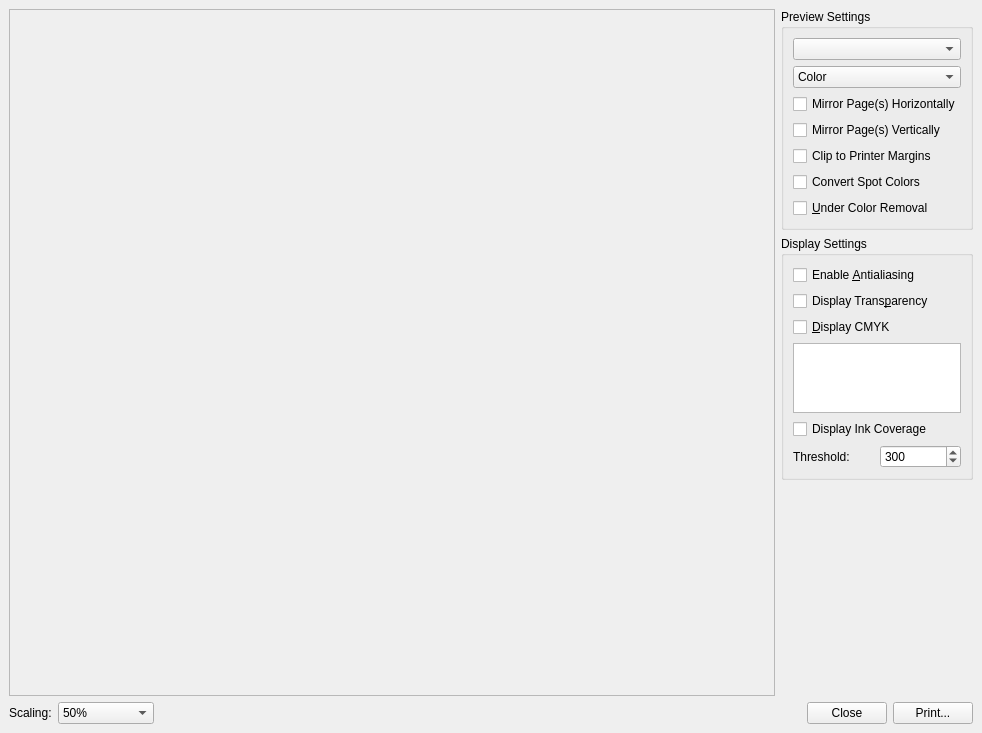
<?xml version="1.0" encoding="UTF-8"?>
<ui version="4.0">
 <class>PrintPreviewBase</class>
 <widget class="QDialog" name="PrintPreviewBase">
  <property name="geometry">
   <rect>
    <x>0</x>
    <y>0</y>
    <width>982</width>
    <height>733</height>
   </rect>
  </property>
  <property name="windowTitle">
   <string>Print Preview</string>
  </property>
  <layout class="QVBoxLayout" name="verticalLayout">
   <property name="leftMargin">
    <number>9</number>
   </property>
   <property name="topMargin">
    <number>9</number>
   </property>
   <property name="rightMargin">
    <number>9</number>
   </property>
   <property name="bottomMargin">
    <number>9</number>
   </property>
   <item>
    <layout class="QHBoxLayout" name="topHLayout">
     <item>
      <widget class="QScrollArea" name="previewArea">
       <property name="sizePolicy">
        <sizepolicy hsizetype="Expanding" vsizetype="Expanding">
         <horstretch>0</horstretch>
         <verstretch>0</verstretch>
        </sizepolicy>
       </property>
       <property name="widgetResizable">
        <bool>true</bool>
       </property>
       <widget class="QWidget" name="scrollAreaWidgetContents">
        <property name="geometry">
         <rect>
          <x>0</x>
          <y>0</y>
          <width>744</width>
          <height>663</height>
         </rect>
        </property>
       </widget>
      </widget>
     </item>
     <item>
      <layout class="QVBoxLayout" name="settingsBarLayout">
       <item>
        <widget class="QWidget" name="optionWidget" native="true">
         <property name="sizePolicy">
          <sizepolicy hsizetype="Maximum" vsizetype="Preferred">
           <horstretch>0</horstretch>
           <verstretch>0</verstretch>
          </sizepolicy>
         </property>
         <layout class="QVBoxLayout" name="verticalLayout_4">
          <property name="leftMargin">
           <number>0</number>
          </property>
          <property name="topMargin">
           <number>0</number>
          </property>
          <property name="rightMargin">
           <number>0</number>
          </property>
          <property name="bottomMargin">
           <number>0</number>
          </property>
          <item alignment="Qt::AlignTop">
           <widget class="QGroupBox" name="previewSettings">
            <property name="title">
             <string>Preview Settings</string>
            </property>
            <layout class="QVBoxLayout" name="verticalLayout_2">
             <item>
              <widget class="PrintLanguageCombo" name="printLanguageCombo"/>
             </item>
             <item>
              <widget class="QComboBox" name="colorOutputMode">
               <item>
                <property name="text">
                 <string>Color</string>
                </property>
               </item>
               <item>
                <property name="text">
                 <string>Grayscale</string>
                </property>
               </item>
              </widget>
             </item>
             <item>
              <widget class="QCheckBox" name="mirrorH">
               <property name="text">
                <string>Mirror Page(s) Horizontally</string>
               </property>
              </widget>
             </item>
             <item>
              <widget class="QCheckBox" name="mirrorV">
               <property name="text">
                <string>Mirror Page(s) Vertically</string>
               </property>
              </widget>
             </item>
             <item>
              <widget class="QCheckBox" name="clipToMargins">
               <property name="text">
                <string>Clip to Printer Margins</string>
               </property>
              </widget>
             </item>
             <item>
              <widget class="QCheckBox" name="convertSpots">
               <property name="text">
                <string>Convert Spot Colors</string>
               </property>
              </widget>
             </item>
             <item>
              <widget class="QCheckBox" name="enableGCR">
               <property name="text">
                <string>&amp;Under Color Removal</string>
               </property>
              </widget>
             </item>
            </layout>
           </widget>
          </item>
          <item>
           <widget class="QGroupBox" name="displaySettings">
            <property name="title">
             <string>Display Settings</string>
            </property>
            <layout class="QVBoxLayout" name="verticalLayout_3">
             <item>
              <widget class="QCheckBox" name="antiAliasing">
               <property name="text">
                <string>Enable &amp;Antialiasing</string>
               </property>
              </widget>
             </item>
             <item>
              <widget class="QCheckBox" name="showTransparency">
               <property name="text">
                <string>Display Trans&amp;parency</string>
               </property>
              </widget>
             </item>
             <item>
              <widget class="QCheckBox" name="enableCMYK">
               <property name="text">
                <string>&amp;Display CMYK</string>
               </property>
              </widget>
             </item>
             <item>
              <widget class="QTableWidget" name="inkTable">
               <property name="focusPolicy">
                <enum>Qt::NoFocus</enum>
               </property>
               <property name="sizeAdjustPolicy">
                <enum>QAbstractScrollArea::AdjustToContentsOnFirstShow</enum>
               </property>
               <property name="editTriggers">
                <set>QAbstractItemView::NoEditTriggers</set>
               </property>
               <property name="selectionMode">
                <enum>QAbstractItemView::NoSelection</enum>
               </property>
               <attribute name="horizontalHeaderStretchLastSection">
                <bool>true</bool>
               </attribute>
              </widget>
             </item>
             <item>
              <widget class="QCheckBox" name="displayInkCoverage">
               <property name="text">
                <string>Display Ink Coverage</string>
               </property>
              </widget>
             </item>
             <item>
              <layout class="QHBoxLayout" name="horizontalLayout">
               <item>
                <widget class="QLabel" name="coverThresholdLabel">
                 <property name="text">
                  <string>Threshold:</string>
                 </property>
                </widget>
               </item>
               <item>
                <widget class="ScrSpinBox" name="coverThresholdValue">
                 <property name="decimals">
                  <number>0</number>
                 </property>
                 <property name="maximum">
                  <double>400.000000000000000</double>
                 </property>
                 <property name="singleStep">
                  <double>10.000000000000000</double>
                 </property>
                 <property name="value">
                  <double>300.000000000000000</double>
                 </property>
                </widget>
               </item>
              </layout>
             </item>
            </layout>
           </widget>
          </item>
         </layout>
        </widget>
       </item>
       <item>
        <spacer name="verticalSpacer">
         <property name="orientation">
          <enum>Qt::Vertical</enum>
         </property>
         <property name="sizeHint" stdset="0">
          <size>
           <width>20</width>
           <height>40</height>
          </size>
         </property>
        </spacer>
       </item>
      </layout>
     </item>
    </layout>
   </item>
   <item>
    <layout class="QHBoxLayout" name="bottomHLayout">
     <item>
      <widget class="QLabel" name="scaleLabel">
       <property name="text">
        <string>Scaling:</string>
       </property>
      </widget>
     </item>
     <item>
      <widget class="QComboBox" name="scaleBox">
       <property name="focusPolicy">
        <enum>Qt::NoFocus</enum>
       </property>
       <property name="toolTip">
        <string>Resize the scale of the page</string>
       </property>
       <item>
        <property name="text">
         <string>50%</string>
        </property>
       </item>
       <item>
        <property name="text">
         <string>100%</string>
        </property>
       </item>
       <item>
        <property name="text">
         <string>150%</string>
        </property>
       </item>
       <item>
        <property name="text">
         <string>200%</string>
        </property>
       </item>
       <item>
        <property name="text">
         <string>Fit to Width</string>
        </property>
       </item>
       <item>
        <property name="text">
         <string>Fit to Height</string>
        </property>
       </item>
       <item>
        <property name="text">
         <string>Fit to Page</string>
        </property>
       </item>
      </widget>
     </item>
     <item>
      <spacer name="horizontalSpacer">
       <property name="orientation">
        <enum>Qt::Horizontal</enum>
       </property>
       <property name="sizeType">
        <enum>QSizePolicy::Expanding</enum>
       </property>
       <property name="sizeHint" stdset="0">
        <size>
         <width>40</width>
         <height>20</height>
        </size>
       </property>
      </spacer>
     </item>
     <item>
      <widget class="PageSelector" name="pageSelector" native="true">
       <property name="sizePolicy">
        <sizepolicy hsizetype="Minimum" vsizetype="Minimum">
         <horstretch>0</horstretch>
         <verstretch>0</verstretch>
        </sizepolicy>
       </property>
      </widget>
     </item>
     <item>
      <spacer name="horizontalSpacer_2">
       <property name="orientation">
        <enum>Qt::Horizontal</enum>
       </property>
       <property name="sizeHint" stdset="0">
        <size>
         <width>40</width>
         <height>20</height>
        </size>
       </property>
      </spacer>
     </item>
     <item>
      <widget class="QPushButton" name="closeButton">
       <property name="text">
        <string>Close</string>
       </property>
       <property name="autoDefault">
        <bool>false</bool>
       </property>
      </widget>
     </item>
     <item>
      <widget class="QPushButton" name="printButton">
       <property name="text">
        <string>Print...</string>
       </property>
       <property name="autoDefault">
        <bool>false</bool>
       </property>
      </widget>
     </item>
    </layout>
   </item>
  </layout>
 </widget>
 <customwidgets>
  <customwidget>
   <class>ScrSpinBox</class>
   <extends>QDoubleSpinBox</extends>
   <header>ui/scrspinbox.h</header>
  </customwidget>
  <customwidget>
   <class>PageSelector</class>
   <extends>QWidget</extends>
   <header>ui/pageselector.h</header>
   <container>1</container>
  </customwidget>
  <customwidget>
   <class>PrintLanguageCombo</class>
   <extends>QComboBox</extends>
   <header>ui/printlanguagecombo.h</header>
  </customwidget>
 </customwidgets>
 <resources/>
 <connections/>
</ui>
